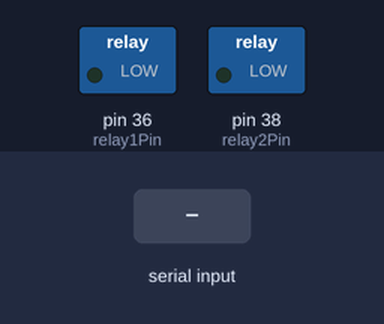
A sketch run on a simulated Arduino Mega 2560, built with avr-gcc and run on an emulated ATmega2560. On the bench: switched loads named in the sketch (green lamp = pin HIGH). Inputs (shaded band) come from the test bench.

Above: at 1.2 s.
1.3 s: "L" received over Serial
At 2.1 s:
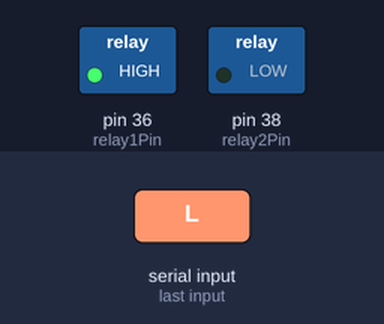
2.8 s: "U" received over Serial
At 3.2 s:
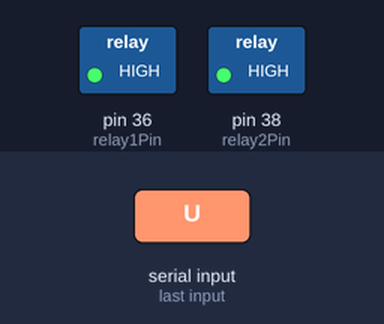
4.3 s: "R" received over Serial
At 5.5 s:
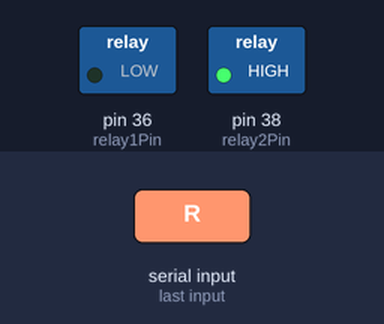
5.8 s: "D" received over Serial
At 6.7 s:
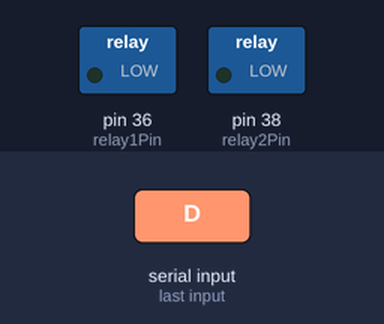
Timing chart, 0 to 8.3 s (numbered marks = the images above; inputs shaded):
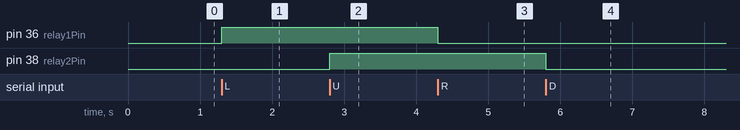

Measured:
- after the input at 1.3 s, pin 36 (relay1Pin): LOW → HIGH at once
- after the input at 2.8 s, pin 38 (relay2Pin): LOW → HIGH at once
- after the input at 4.3 s, pin 36 (relay1Pin): HIGH → LOW at once
- after the input at 5.8 s, pin 38 (relay2Pin): HIGH → LOW at once

The sketch:

pythoncontrol.ino
```cpp
// (licence header left out)
int relay1Pin = 36; //assign relay1 for polarity switch control to Pin 36
int relay2Pin = 38; //assign relay2 for TX/RX switch control to Pin 38
int incomingData;

void setup() {
  // initialize serial communication
  Serial.begin(9600);
  // initialize the Relay pin as an output
  pinMode(relay1Pin, OUTPUT);
  pinMode(relay2Pin, OUTPUT);

}

void loop() {
  // see if there's incoming serial data
  if (Serial.available() > 0) {

    incomingData = Serial.read();

    if (incomingData == 'L') {
      digitalWrite(relay1Pin, HIGH); //Turn the polarity switch relay ON, activating LHCP port
    }

    if (incomingData == 'R') {
      digitalWrite(relay1Pin, LOW); //Turn the polarity switch relay OFF, activating RHCP port
    }

    if (incomingData == 'U') {
      digitalWrite(relay2Pin, HIGH); //Turn the TX/RX switch relay ON, activating Uplink
    }

    if (incomingData == 'D') {
      digitalWrite(relay2Pin, LOW); //Turn the TX/RX switch relay OFF, activating Downlink
    }

    if (incomingData == 'Q') {
      digitalWrite(relay1Pin, LOW); //Turn the polarity switch relay OFF, activating RHCP
      digitalWrite(relay2Pin, LOW); //Turn the TX/RX switch relay OFF, activating Downlink
    }
  }

}
```
